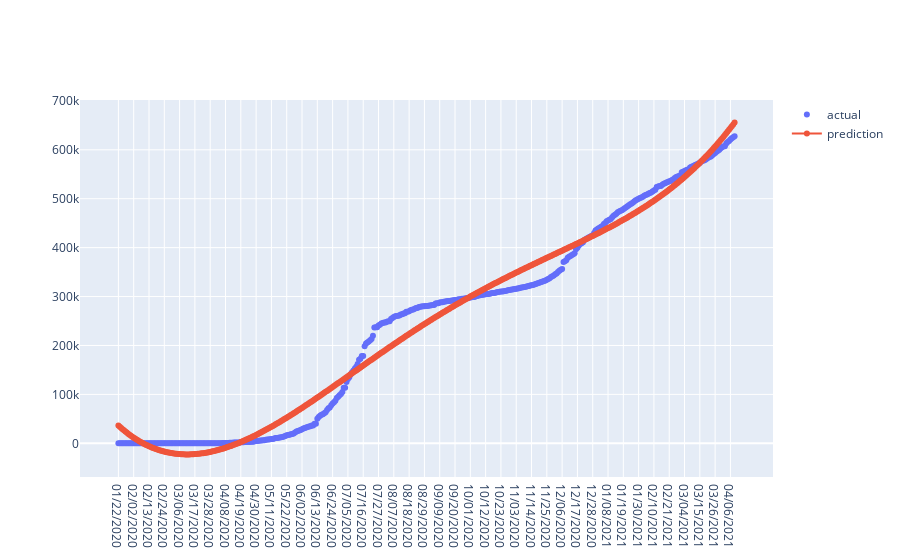

Notebook source saved alongside this figure:
### Code cell
#Polynomial Method*****Recovered case

from sklearn.preprocessing import PolynomialFeatures 
  
poly = PolynomialFeatures(degree = 4) 
X_poly = poly.fit_transform(days_since_1st) 
  
poly.fit(X_poly,dfvr) 
poly_reg = LinearRegression() 
poly_reg.fit(X_poly, dfvr) 


def poly_recover_graph_display(country='Pakistan'):
    df = process_data_case(data=dfr,country=country) 
   
    fig = go.Figure([
    go.Scatter(x=adjusted_dates, y=dfvr,name='actual', mode='markers'),
    
    go.Scatter(x=future_predict_dates, y=poly_reg.predict(poly.fit_transform(future_predict)), name='prediction',mode='lines+markers')
    ])

    return fig


poly_recover_graph_display()

### Figure 1 — Plotly figure (JSON) as saved in the notebook; plotly's stock layout.template omitted (floating-point values rounded to 4 significant figures; data arrays with more than 128 entries replaced by an {"elided": "..."} marker saying what was removed)
{"data": [{"mode": "markers", "name": "actual", "type": "scatter", "x": {"elided": "444 str values"}, "y": {"elided": "444 int values"}}, {"mode": "lines+markers", "name": "prediction", "type": "scatter", "x": {"elided": "444 str values"}, "y": {"elided": "444 float values"}}], "layout": {}}
